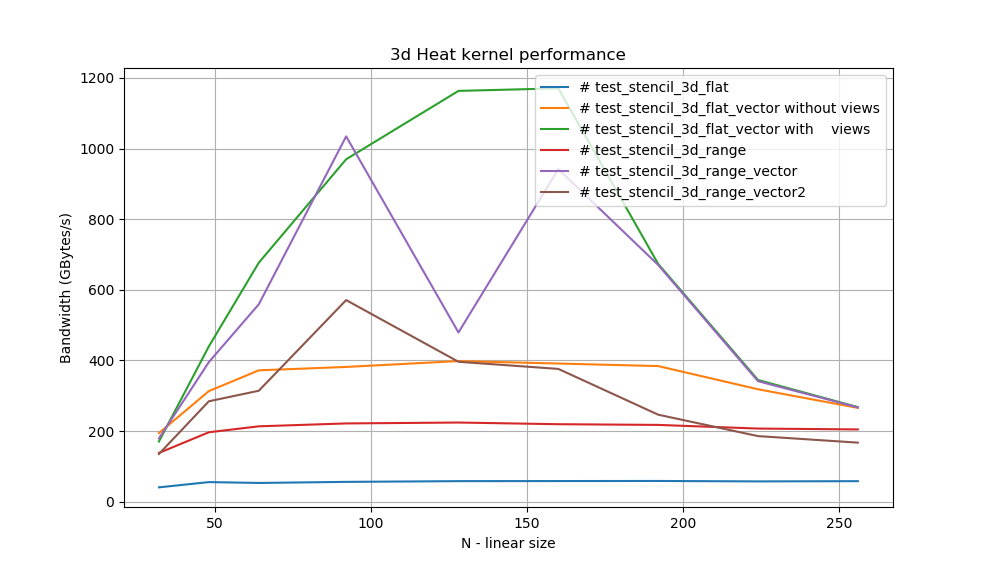

Generate this figure with Python:
import numpy as np
import matplotlib.pyplot as plt
from matplotlib import rc
#rc('text', usetex=True)

size=np.array([32,48,64,92,128,160,192,224,256])

# test_stencil_3d_flat
v0=np.array([40.6474,55.5205,53.1085,56.1479,58.2191,58.4607,58.7187,57.4828,58.1501])

# test_stencil_3d_flat_vector without views
v1=np.array([194.174,313.152,371.928,381.576,398.154,391.202,384.016,318.343,265.672])

# test_stencil_3d_flat_vector with    views
v2=np.array([170.467,439.805,676.623,969.515,1163.12,1170.32,673.194,344.669,267.759])

# test_stencil_3d_range
v3=np.array([138.086,196.601,213.433,221.592,224.149,219.406,217.446,207.082,204.643])

# test_stencil_3d_range_vector
v4=np.array([179.146,395.297,558.926,1034.28,479.188,941.605,670.391,341.184,267.173])

# test_stencil_3d_range_vector2
v5=np.array([135.117,284.356,314.146,570.801,396.165,375.991,246.402,185.752,167.224])

plt.plot(size,v0, label='# test_stencil_3d_flat')
plt.plot(size,v1, label='# test_stencil_3d_flat_vector without views')
plt.plot(size,v2, label='# test_stencil_3d_flat_vector with    views')
plt.plot(size,v3, label='# test_stencil_3d_range')
plt.plot(size,v4, label='# test_stencil_3d_range_vector')
plt.plot(size,v5, label='# test_stencil_3d_range_vector2')
plt.grid(True)
plt.title('3d Heat kernel performance')
plt.xlabel('N - linear size')
plt.ylabel(r'Bandwidth (GBytes/s)')
plt.legend()
plt.show()
